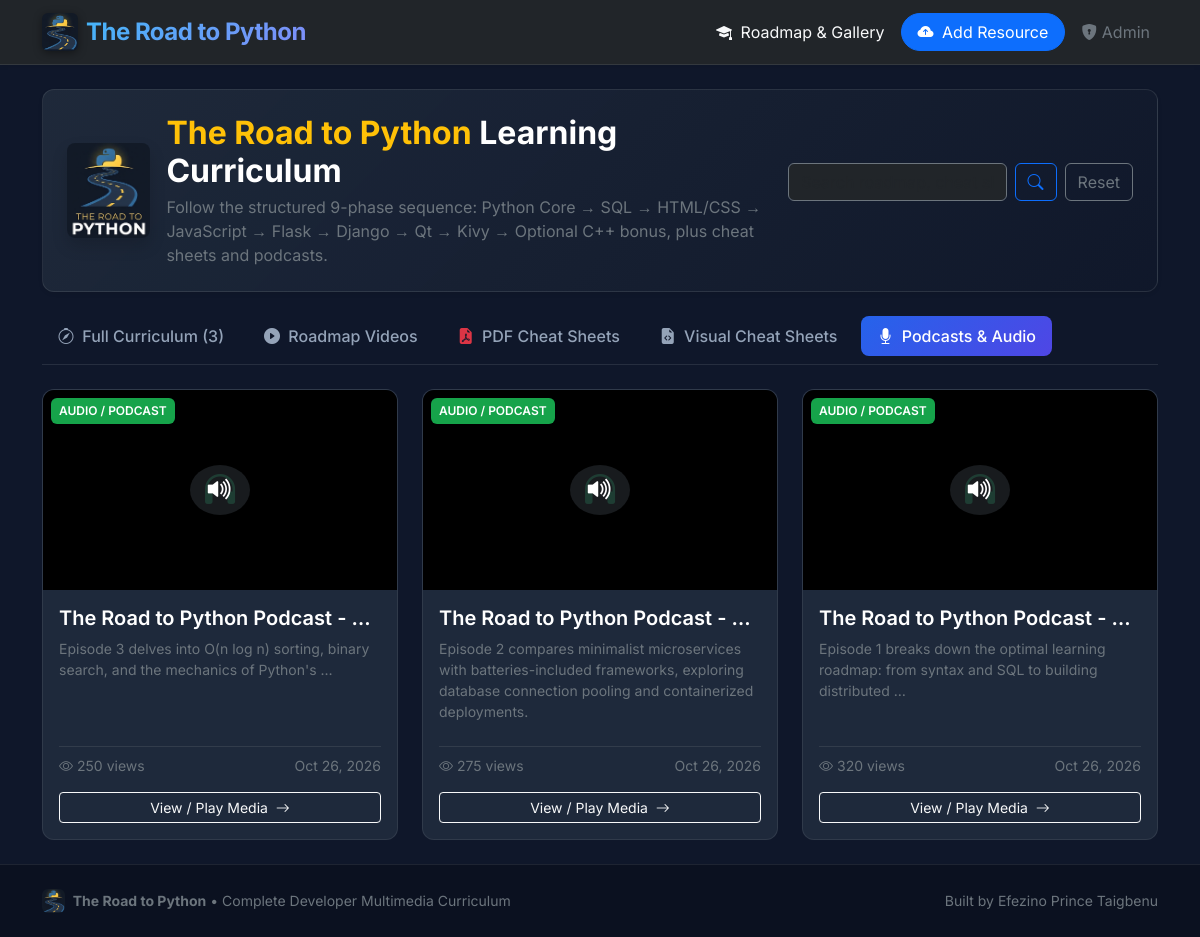
The app's page /?type=audio, older data.
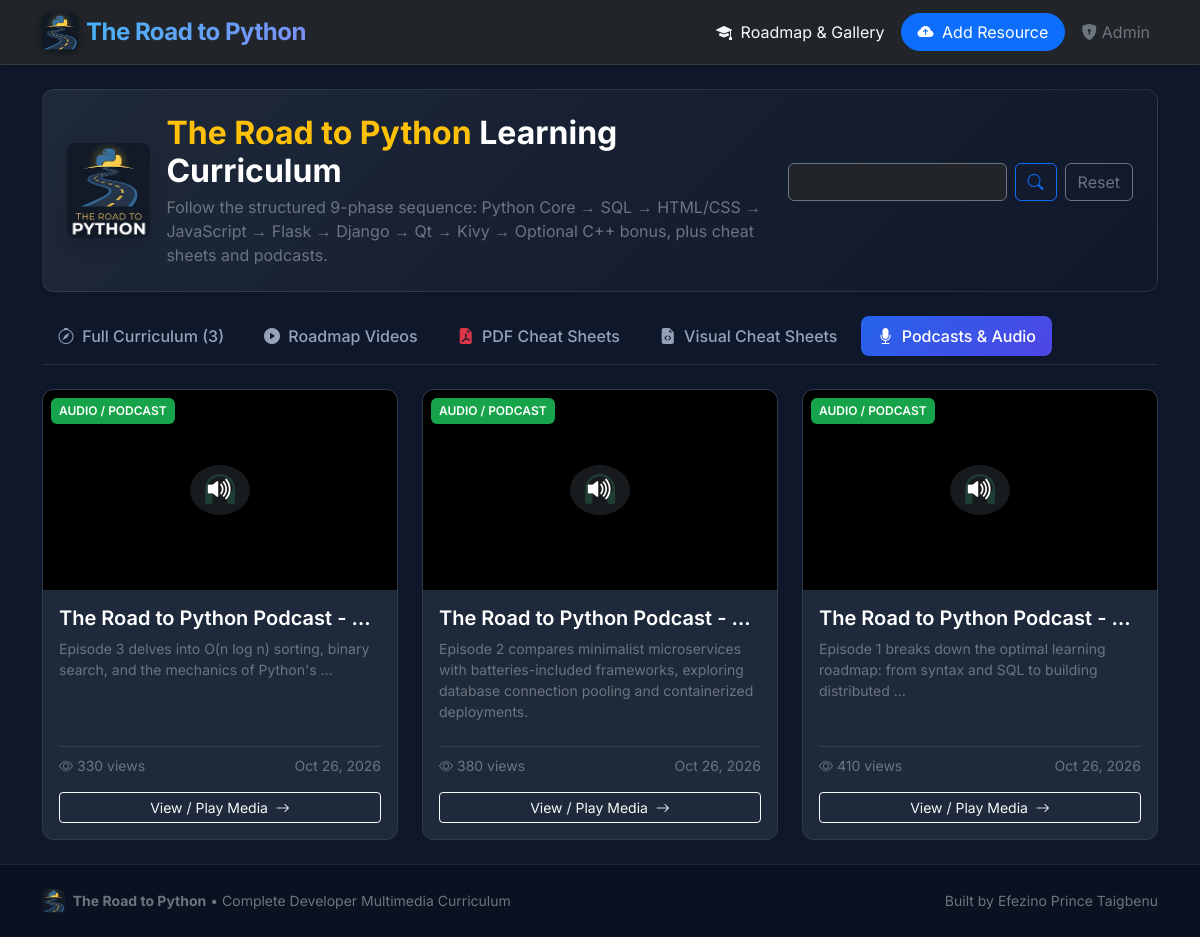
The same page, newer data.
### media_app/models.py (models this page shows, shortened)
class MediaItem(models.Model):
    MEDIA_TYPE_CHOICES = [
        ('image', 'Image'),
        ('video', 'Video'),
        ('audio', 'Audio / Podcast'),
        ('pdf', 'PDF Cheat Sheet'),
    ]
    title = models.CharField(max_length=150)
    description = models.TextField(blank=True)
    media_type = models.CharField(max_length=10, choices=MEDIA_TYPE_CHOICES)
    category = models.ForeignKey(
        Category,
        on_delete=models.SET_NULL,
        null=True,
        blank=True,
        related_name='media_items'
    )
    media_file = models.FileField(upload_to='multimedia/%Y/%m/')
    thumbnail = models.ImageField(upload_to='thumbnails/%Y/%m/', blank=True, null=True)
    step_number = models.PositiveIntegerField(default=0, help_text="Order in roadmap sequence (0 for non-roadmap items)")
    views_count = models.PositiveIntegerField(default=0)
    uploaded_at = models.DateTimeField(auto_now_add=True)
    class Meta:
        ordering = ['step_number', '-uploaded_at']

### media_app/views.py (the view)
# urls.py: path('', views.media_gallery, name='media_gallery'),
def media_gallery(request):
    media_type = request.GET.get('type')
    category_slug = request.GET.get('category')
    search_query = request.GET.get('q')
    items = MediaItem.objects.all()
    if media_type in ['image', 'video', 'audio', 'pdf']:
        items = items.filter(media_type=media_type)
    if category_slug:
        items = items.filter(category__slug=category_slug)
    if search_query:
        items = items.filter(title__icontains=search_query)
    categories = Category.objects.all()
    context = {
        'items': items,
        'categories': categories,
        'selected_type': media_type,
        'selected_category': category_slug,
        'search_query': search_query,
        'total_count': items.count(),
    }
    return render(request, 'media_app/gallery.html', context)

### media_app/templates/media_app/gallery.html (shortened to what the changed rows need)
{% extends 'media_app/base.html' %}
{% block content %}
{% load static %}
<div class="card bg-dark border-secondary border-opacity-25 mb-4 p-4 shadow-sm" style="background: linear-gradient(135deg, rgba(30, 41, 59, 0.95), rgba(15, 23, 42, 0.98));">
    <div class="row align-items-center g-3">
        <div class="col-md">
            <h1 class="h2 fw-bold text-white mb-1">
                <span class="text-warning">The Road to Python</span> Learning Curriculum
            </h1>
        </div>
    </div>
</div>
{% if items %}
<div class="row row-cols-1 row-cols-md-2 row-cols-lg-3 g-4">
    {% for item in items %}
    <div class="col">
        <div class="card h-100 overflow-hidden text-white">
            <div class="position-relative bg-black text-center d-flex align-items-center justify-content-center" style="height: 200px;">
                {% if item.media_type == 'image' %}
                    <img src="{{ item.media_file.url }}" class="w-100 h-100 object-fit-cover" alt="{{ item.title }}">
                {% elif item.media_type == 'audio' %}
                    {% if item.thumbnail %}
                        <img src="{{ item.thumbnail.url }}" class="w-100 h-100 object-fit-cover" alt="{{ item.title }}">
                    {% else %}
                        <div class="p-4 text-center">
                            <i class="bi bi-headphones fs-1 text-success"></i>
                        </div>
                    {% endif %}
                    <span class="position-absolute fs-3 text-white bg-dark bg-opacity-75 rounded-circle px-3 py-1">
                        <i class="bi bi-volume-up-fill"></i>
                    </span>
                {% endif %}
                <span class="position-absolute top-0 start-0 m-2 badge-type badge-{{ item.media_type }}">
                    {{ item.get_media_type_display }}
                </span>
            </div>
            <div class="card-body d-flex flex-column">
                <div class="d-flex justify-content-between align-items-start mb-2">
                    <h5 class="card-title fw-semibold text-truncate mb-0" title="{{ item.title }}">{{ item.title }}</h5>
                </div>
                <p class="card-text text-secondary small flex-grow-1">
                    {{ item.description|truncatewords:15|default:"No description provided." }}
                </p>
                <div class="d-flex justify-content-between align-items-center pt-2 border-top border-secondary border-opacity-25 mt-2 small text-secondary">
                    <span><i class="bi bi-eye me-1"></i>{{ item.views_count }} views</span>
                    <span>{{ item.uploaded_at|date:"M d, Y" }}</span>
                </div>
                <a href="{% url 'media_detail' item.pk %}" class="btn btn-outline-light btn-sm mt-3 w-100">
                    {% if item.media_type == 'pdf' %}
                        View / Read PDF <i class="bi bi-file-earmark-text ms-1"></i>
                    {% else %}
                        View / Play Media <i class="bi bi-arrow-right ms-1"></i>
                    {% endif %}
                </a>
            </div>
        </div>
    </div>
    {% endfor %}
</div>
{% endif %}
{% endblock %}

Row changes from the older to the newer data that the page shows:
removed MediaItem: media_type "AUDIO / PODCAST", title "The Road to Python Podcast -…", description "Episode 3 delves into O(n log n) sorting, binary search, and the mechanics of Python's …", views_count "250", uploaded_at "Oct 26, 2026", shows "View / Play Media"
removed MediaItem: media_type "AUDIO / PODCAST", title "The Road to Python Podcast -…", description "Episode 2 compares minimalist microservices with batteries-included frameworks, exploring database connection pooling and containerized deployments.", views_count "275", uploaded_at "Oct 26, 2026", shows "View / Play Media"
removed MediaItem: media_type "AUDIO / PODCAST", title "The Road to Python Podcast -…", description "Episode 1 breaks down the optimal learning roadmap: from syntax and SQL to building distributed …", views_count "320", uploaded_at "Oct 26, 2026", shows "View / Play Media"
added MediaItem: media_type "AUDIO / PODCAST", title "The Road to Python Podcast -…", description "Episode 3 delves into O(n log n) sorting, binary search, and the mechanics of Python's …", views_count "330", uploaded_at "Oct 26, 2026", shows "View / Play Media"
added MediaItem: media_type "AUDIO / PODCAST", title "The Road to Python Podcast -…", description "Episode 2 compares minimalist microservices with batteries-included frameworks, exploring database connection pooling and containerized deployments.", views_count "380", uploaded_at "Oct 26, 2026", shows "View / Play Media"
added MediaItem: media_type "AUDIO / PODCAST", title "The Road to Python Podcast -…", description "Episode 1 breaks down the optimal learning roadmap: from syntax and SQL to building distributed …", views_count "410", uploaded_at "Oct 26, 2026", shows "View / Play Media"
